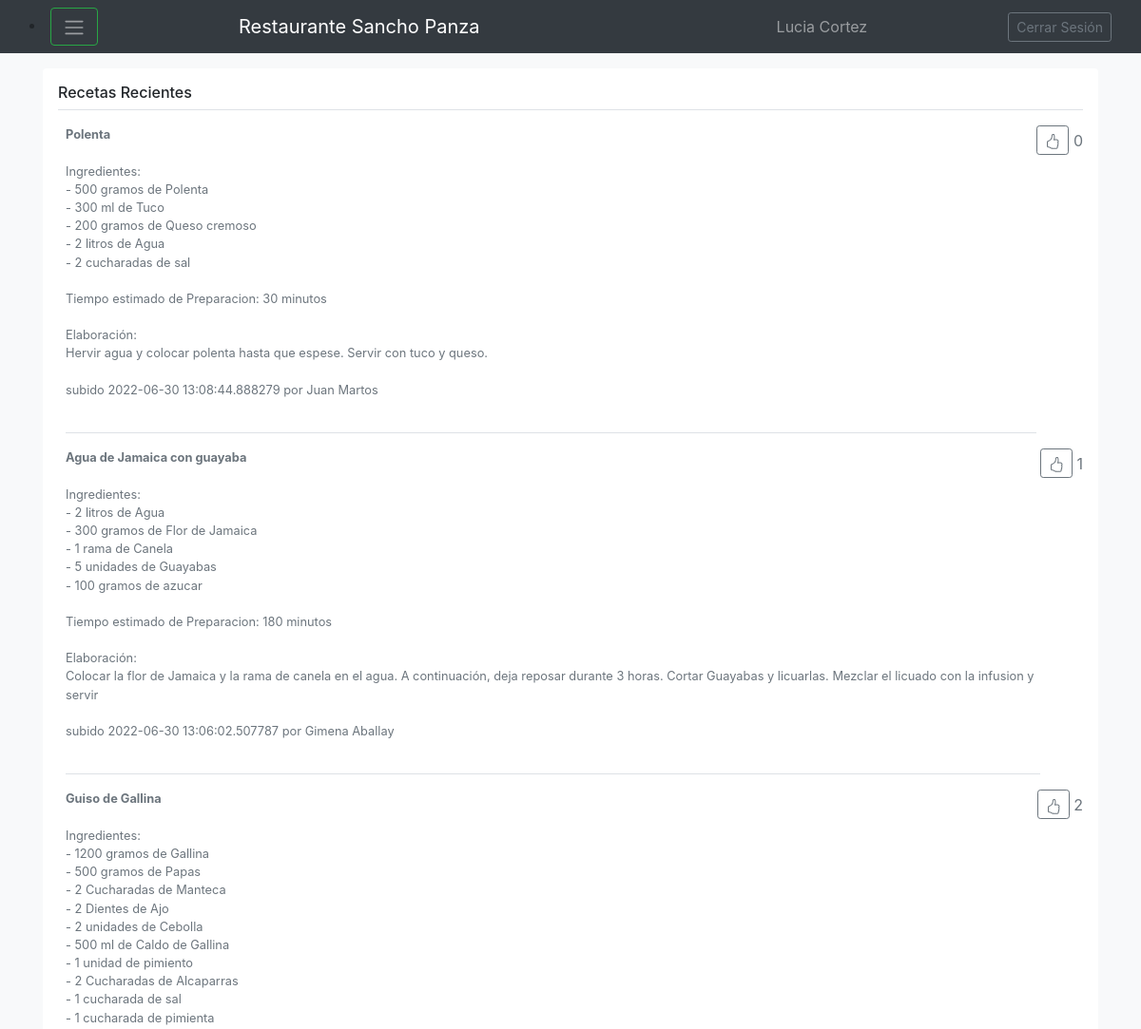
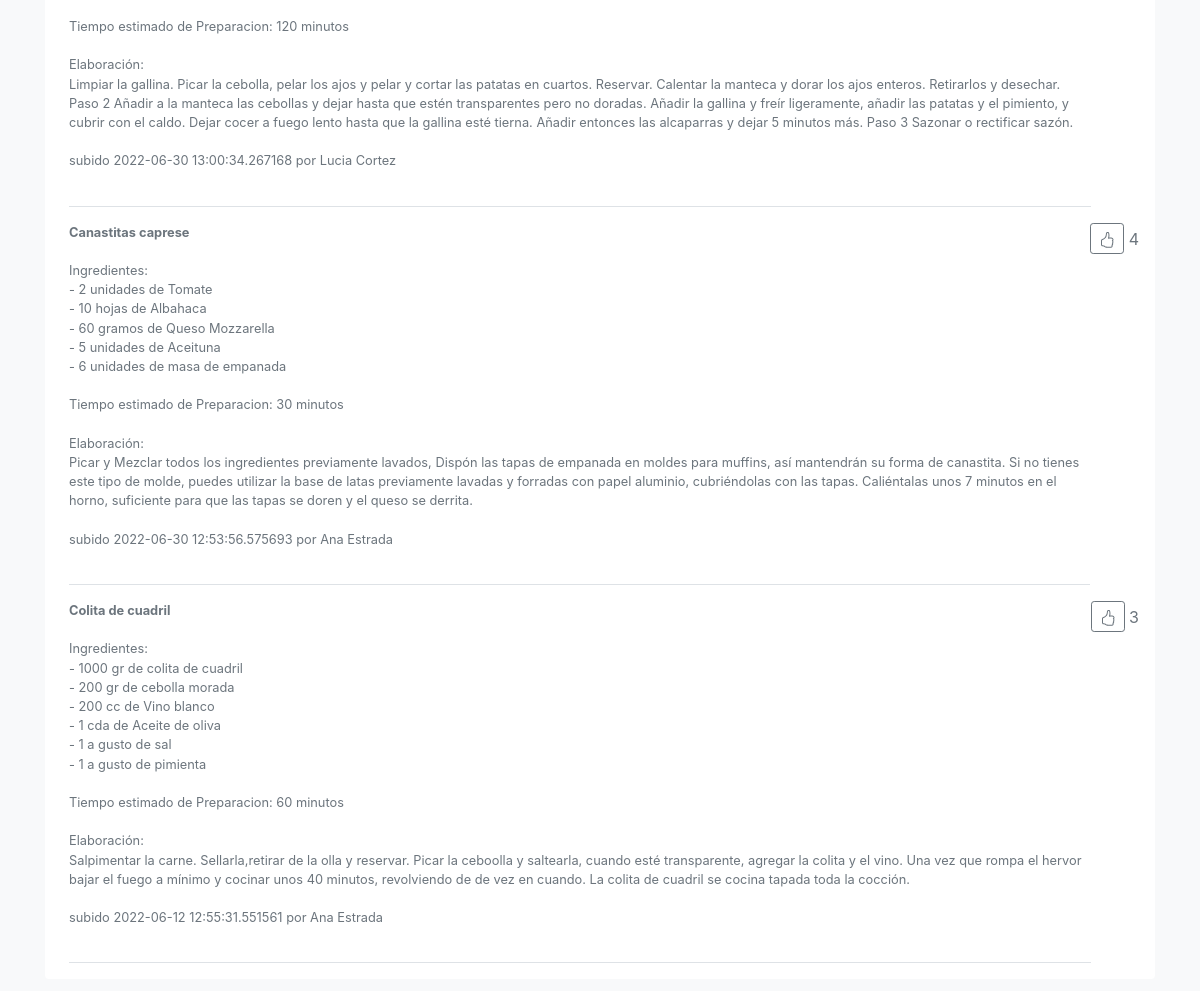
/Bienvenido (signed in), run on the app's committed database (2 pictures, top to bottom).
### models.py (models this page shows, shortened)
class Usuario(db.Model):
    __tablename__='Usuario'
    id=db.Column(db.Integer, primary_key=True)
    nombre=db.Column(db.String(80), nullable=False)
    correo=db.Column(db.String(120), unique=True, nullable=False)
    clave=db.Column(db.String(120), nullable=False)
    recetas=db.relationship('Receta', backref='Usuario', cascade="all, delete-orphan")

class Receta(db.Model):
    __tablename__='Receta'
    id=db.Column(db.Integer, primary_key=True)
    nombre=db.Column(db.String(80), nullable=False)
    tiempo=db.Column(db.Integer, nullable=False)
    fecha=db.Column(db.DateTime, nullable=False)
    elaboracion=db.Column(db.String(80), nullable=False)
    cantidadmegusta=db.Column(db.Integer, nullable=False)
    usuarioid=db.Column(db.Integer, db.ForeignKey('Usuario.id'))
    ingredientes=db.relationship('Ingrediente', backref='Receta', cascade="all, delete-orphan")

class Ingrediente(db.Model):
    __tablename__='Ingrediente'
    id=db.Column(db.Integer, primary_key=True)
    nombre=db.Column(db.String(80), nullable=False)
    cantidad=db.Column(db.Integer, nullable=False)
    unidad=db.Column(db.String(80), nullable=False)
    recetaid=db.Column(db.Integer, db.ForeignKey('Receta.id'))

### app.py (the view)
@app.route('/Bienvenido', methods=['GET', 'POST'])
def ingreso():
    if request.method == 'POST':
        if not request.form['email'] or not request.form['password']: #Evalua si el usuario en si no ingreso nada
            return render_template('index.html')
        else:
            Usuario_actual= Usuario.query.filter_by(correo=request.form['email']).first() #Crea la variable Usuario_actual y le asigna el email ingresado en el form
            if Usuario_actual is None: #Comprueba si esta vacio
                return render_template('Error.html', error="Email no Registrado")
            else:
                password=(hashlib.md5(bytes(request.form['password'], encoding='utf-8'))).hexdigest() #Encripta la Password
                if (password==Usuario_actual.clave): #Compara el password ya hasheado con el de la base de datos
                    session['nombre']=Usuario_actual.nombre
                    session['id']=Usuario_actual.id
                    recetasrecientes=Receta.query.all()
                    recetasrecientes.reverse()
                    return render_template('Bienvenido.html', tipo_busqueda="Recetas Recientes", usuario_actual=Usuario_actual, recetas=recetasrecientes, usuarios=Usuario.query.all(), ingredientes=Ingrediente.query.all()) #Redirecciona al usuario al template de Bienvenido.html
                else:
                    return render_template('Error.html', error="Contraseña incorrecta")
    else:
        if ('nombre' in session):
            recetasrecientes=Receta.query.all()
            recetasrecientes.reverse()
            return render_template('Bienvenido.html', tipo_busqueda="Recetas Recientes", usuario_actual=session, recetas=recetasrecientes, usuarios=Usuario.query.all(), ingredientes=Ingrediente.query.all()) #Redirecciona al usuario al template de Bienvenido.html
        else:
            return render_template('index.html', error = 'User or Password wrong') #El caso base lo redirecciona al Ingreso.html

### templates/Bienvenido.html (shortened to what this page needs)
{% extends "Base.html" %}
{% block content %}
<div class="my-3 p-3 bg-white rounded box-shadow">
  <h6 class="border-bottom border-gray pb-2 mb-0">{{tipo_busqueda}}</h6>
  {% for receta in recetas %}
  <div class="media text-muted pt-3">
    <p class="media-body pb-3 mb-0 small lh-125 border-bottom border-gray">
      <strong class="d-block text-gray-dark">{{receta.nombre}}</strong>
    <br>
      Ingredientes:
    <br>
      {% for ingrediente in receta.ingredientes %}
          - {{ingrediente.cantidad}} {{ingrediente.unidad}} de {{ingrediente.nombre}}
          <br>
      {% endfor %}
      <br>
      Tiempo estimado de Preparacion: {{receta.tiempo}} minutos
      <br><br>
      Elaboración:
      <br>
      {{receta.elaboracion}}
      <br><br>
      subido {{receta.fecha}} por {{usuarios[receta.usuarioid-1].nombre}}
      <br><br>
      <p class="d-block text-gray-dark">
      <form action="http://localhost:5000/megusta" method="post">
        <button type="submit" class="btn btn-outline-secondary btn-sm mb-1"></button>
           {{receta.cantidadmegusta}}
      </form>
    </p>
    </p>
  </div>
  {% endfor %}
{% endblock %}

### templates/Base.html (shortened to what this page needs)
<!doctype html>
<html lang="en">
  <head>
    <link href="static/css/bootstrap.min.css" rel="stylesheet">
    <link href="static/css/offcanvas.css" rel="stylesheet">
  </head>
  <body class="bg-light">
    <nav class="navbar navbar-expand-md fixed-top navbar-dark bg-dark">
      <div class="container-fluid">
        <li class="nav-item dropdown">
            <button class="btn btn-outline-success" id="navbarDropdown" data-bs-toggle="dropdown" aria-expanded="false">
                <span class="navbar-toggler-icon"></span>
            </button>
          </li>
          <a class="navbar-brand" href="http://localhost:5000/Bienvenido">Restaurante Sancho Panza</a>
          <li class="navbar-text">
            {{usuario_actual.nombre}}
          </li>
          <a class="btn btn-sm btn-outline-secondary" href="http://127.0.0.1:5000/" >Cerrar Sesión</a>
      </div>
    </nav>
    <main role="main" class="container">
        {% block content %}{% endblock %}
    </main>
  </body>
</html>

### static/css/offcanvas.css (style rules this page uses)
html, body { overflow-x: hidden; }
body { padding-top: 56px; }

### data on the page
Usuario: nombre "Lucia Cortez"
Receta: nombre "Polenta", tiempo "30", elaboracion "Hervir agua y colocar polenta hasta que espese. Servir con tuco y queso.", fecha "2022-06-30 13:08:44.888279", usuarioid.nombre "Juan Martos", cantidadmegusta "0"
Ingrediente: cantidad "500", unidad "gramos", nombre "Polenta"
Ingrediente: cantidad "300", unidad "ml", nombre "Tuco"
Ingrediente: cantidad "200", unidad "gramos", nombre "Queso cremoso"
Ingrediente: cantidad "2", unidad "litros", nombre "Agua"
Ingrediente: cantidad "2", unidad "cucharadas", nombre "sal"
Receta: nombre "Agua de Jamaica con guayaba", tiempo "180", elaboracion "Colocar la flor de Jamaica y la rama de canela en el agua. A continuación, deja reposar durante 3 horas. Cortar Guayabas y licuarlas. Mezclar el licuado con la infusion y servir", fecha "2022-06-30 13:06:02.507787", usuarioid.nombre "Gimena Aballay", cantidadmegusta "1"
Ingrediente: cantidad "2", unidad "litros", nombre "Agua"
Ingrediente: cantidad "300", unidad "gramos", nombre "Flor de Jamaica"
Ingrediente: cantidad "1", unidad "rama", nombre "Canela"
Ingrediente: cantidad "5", unidad "unidades", nombre "Guayabas"
Ingrediente: cantidad "100", unidad "gramos", nombre "azucar"
Receta: nombre "Guiso de Gallina", tiempo "120", elaboracion "Limpiar la gallina. Picar la cebolla, pelar los ajos y pelar y cortar las patatas en cuartos. Reservar. Calentar la manteca y dorar los ajos enteros. Retirarlos y desechar. Paso 2 Añadir a la manteca las cebollas y dejar hasta que estén transparentes pero no doradas. Añadir la gallina y freír ligeramente, añadir las patatas y el pimiento, y cubrir con el caldo. Dejar cocer a fuego lento hasta que la gallina esté tierna. Añadir entonces las alcaparras y dejar 5 minutos más. Paso 3 Sazonar o rectificar sazón.", fecha "2022-06-30 13:00:34.267168", usuarioid.nombre "Lucia Cortez", cantidadmegusta "2"
Ingrediente: cantidad "1200", unidad "gramos", nombre "Gallina"
Ingrediente: cantidad "500", unidad "gramos", nombre "Papas"
Ingrediente: cantidad "2", unidad "Cucharadas", nombre "Manteca"
Ingrediente: cantidad "2", unidad "Dientes", nombre "Ajo"
Ingrediente: cantidad "2", unidad "unidades", nombre "Cebolla"
Ingrediente: cantidad "500", unidad "ml", nombre "Caldo de Gallina"
Ingrediente: cantidad "1", unidad "unidad", nombre "pimiento"
Ingrediente: cantidad "2", unidad "Cucharadas", nombre "Alcaparras"
Ingrediente: cantidad "1", unidad "cucharada", nombre "sal"
Ingrediente: cantidad "1", unidad "cucharada", nombre "pimienta"
Receta: nombre "Canastitas caprese", tiempo "30", elaboracion "Picar y Mezclar todos los ingredientes previamente lavados, Dispón las tapas de empanada en moldes para muffins, así mantendrán su forma de canastita. Si no tienes este tipo de molde, puedes utilizar la base de latas previamente lavadas y forradas con papel aluminio, cubriéndolas con las tapas. Caliéntalas unos 7 minutos en el horno, suficiente para que las tapas se doren y el queso se derrita.", fecha "2022-06-30 12:53:56.575693", usuarioid.nombre "Ana Estrada", cantidadmegusta "4"
Ingrediente: cantidad "2", unidad "unidades", nombre "Tomate"
Ingrediente: cantidad "10", unidad "hojas", nombre "Albahaca"
Ingrediente: cantidad "60", unidad "gramos", nombre "Queso Mozzarella"
Ingrediente: cantidad "5", unidad "unidades", nombre "Aceituna"
Ingrediente: cantidad "6", unidad "unidades", nombre "masa de empanada"
Receta: nombre "Colita de cuadril", tiempo "60", elaboracion "Salpimentar la carne. Sellarla,retirar de la olla y reservar. Picar la ceboolla y saltearla, cuando esté transparente, agregar la colita y el vino. Una vez que rompa el hervor bajar el fuego a mínimo y cocinar unos 40 minutos, revolviendo de de vez en cuando. La colita de cuadril se cocina tapada toda la cocción.", fecha "2022-06-12 12:55:31.551561", usuarioid.nombre "Ana Estrada", cantidadmegusta "3"
Ingrediente: cantidad "1000", unidad "gr", nombre "colita de cuadril"
Ingrediente: cantidad "200", unidad "gr", nombre "cebolla morada"
Ingrediente: cantidad "200", unidad "cc", nombre "Vino blanco"
Ingrediente: cantidad "1", unidad "cda", nombre "Aceite de oliva"
Ingrediente: cantidad "1", unidad "a gusto", nombre "sal"
Ingrediente: cantidad "1", unidad "a gusto", nombre "pimienta"

### other printed values
{{ tipo_busqueda }} "Recetas Recientes"
